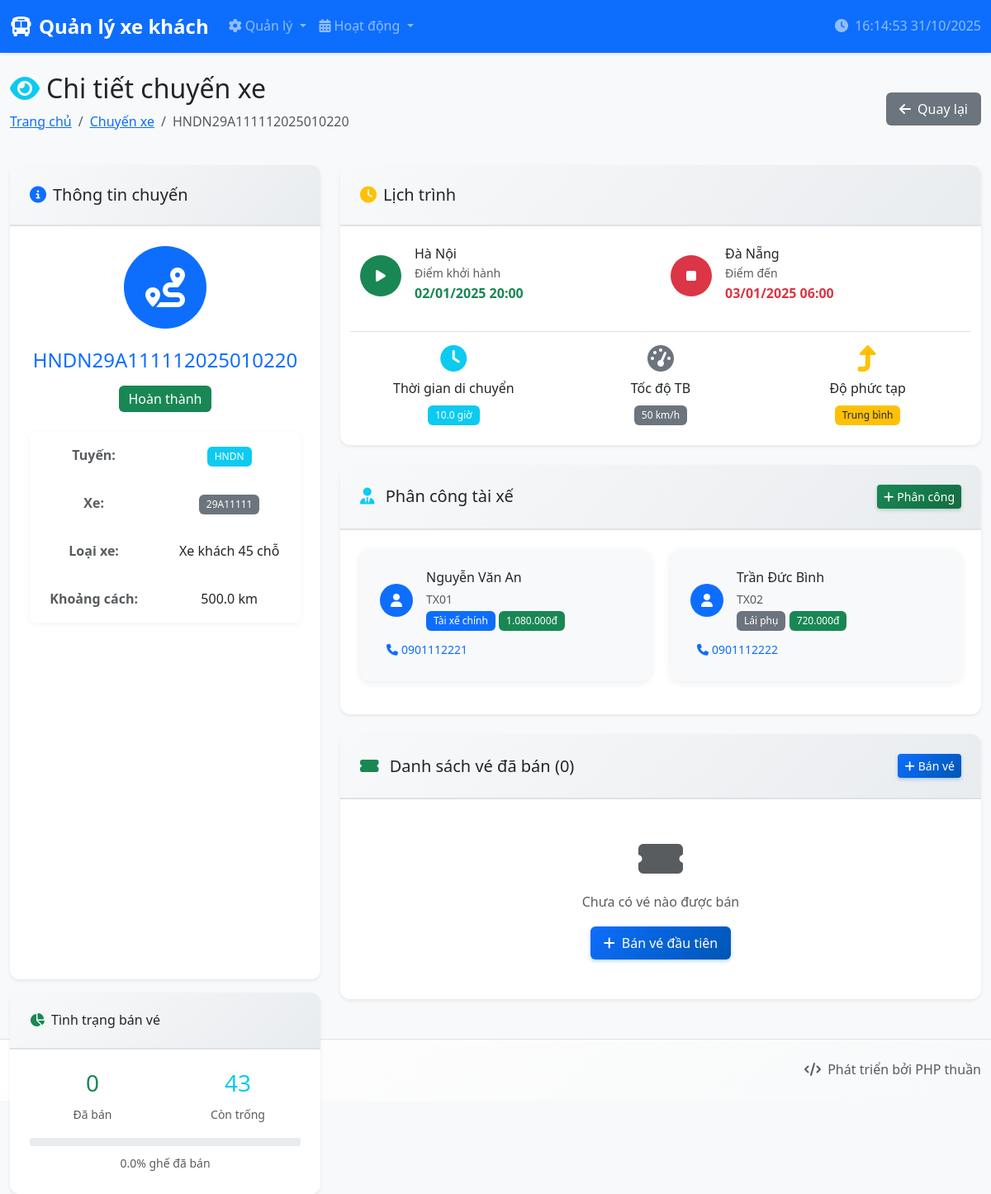
Page /quanly_xe_khach/chuyen_xe/view.php?id=HNDN29A111112025010220 on the committed database.
### tables this page shows
CREATE TABLE `chuyen_xe` (
  `MaChuyenXe` varchar(50) NOT NULL,
  `MaXe` varchar(8) NOT NULL,
  `MaTuyenDuong` varchar(4) NOT NULL,
  `GioDi` datetime NOT NULL,
  `GioDen` datetime NOT NULL,
  `TrangThai` int(11) DEFAULT 1,
  PRIMARY KEY (`MaChuyenXe`),
  KEY `MaXe` (`MaXe`),
  KEY `MaTuyenDuong` (`MaTuyenDuong`),
  CONSTRAINT `chuyen_xe_ibfk_1` FOREIGN KEY (`MaXe`) REFERENCES `xe_khach` (`MaXe`),
  CONSTRAINT `chuyen_xe_ibfk_2` FOREIGN KEY (`MaTuyenDuong`) REFERENCES `tuyen_duong` (`MaTuyenDuong`)
);

CREATE TABLE `xe_khach` (
  `MaXe` varchar(8) NOT NULL,
  `MaLoaiXe` varchar(10) NOT NULL,
  `SoNgayBDConLai` int(11) DEFAULT 360,
  `HanDangKiem` date DEFAULT NULL,
  PRIMARY KEY (`MaXe`),
  KEY `MaLoaiXe` (`MaLoaiXe`),
  CONSTRAINT `xe_khach_ibfk_1` FOREIGN KEY (`MaLoaiXe`) REFERENCES `loai_xe` (`MaLoaiXe`),
  CONSTRAINT `CONSTRAINT_1` CHECK (`SoNgayBDConLai` <= 360)
);

CREATE TABLE `loai_xe` (
  `MaLoaiXe` varchar(10) NOT NULL,
  `TenLoaiXe` varchar(50) NOT NULL,
  `SoGhe` int(11) NOT NULL,
  PRIMARY KEY (`MaLoaiXe`)
);

CREATE TABLE `tuyen_duong` (
  `MaTuyenDuong` varchar(4) NOT NULL,
  `DiemDau` varchar(100) NOT NULL,
  `DiemCuoi` varchar(100) NOT NULL,
  `DoPhucTap` int(11) DEFAULT NULL CHECK (`DoPhucTap` in (1,2,3)),
  `DoDai` int(11) NOT NULL,
  PRIMARY KEY (`MaTuyenDuong`)
);

CREATE TABLE `phan_cong` (
  `MaChuyenXe` varchar(50) NOT NULL,
  `MaTaiXe` varchar(10) NOT NULL,
  `VaiTro` tinyint(4) NOT NULL,
  `ThuLao` decimal(10,2) DEFAULT 0.00,
  PRIMARY KEY (`MaChuyenXe`,`MaTaiXe`),
  UNIQUE KEY `MaChuyenXe` (`MaChuyenXe`,`VaiTro`),
  KEY `MaTaiXe` (`MaTaiXe`),
  CONSTRAINT `phan_cong_ibfk_1` FOREIGN KEY (`MaChuyenXe`) REFERENCES `chuyen_xe` (`MaChuyenXe`),
  CONSTRAINT `phan_cong_ibfk_2` FOREIGN KEY (`MaTaiXe`) REFERENCES `tai_xe` (`MaTaiXe`),
  CONSTRAINT `CONSTRAINT_1` CHECK (`VaiTro` in (1,2))
);

CREATE TABLE `tai_xe` (
  `MaTaiXe` varchar(10) NOT NULL,
  `HoTen` varchar(100) NOT NULL,
  `SDT` varchar(15) DEFAULT NULL,
  `NgaySinh` date DEFAULT NULL,
  `DiaChi` varchar(255) DEFAULT NULL,
  PRIMARY KEY (`MaTaiXe`),
  UNIQUE KEY `SDT` (`SDT`)
);

### quanly_xe_khach/chuyen_xe/view.php (the view, shortened to what the rows shown need)
<?php
$database = new Database();
$db = $database->getConnection();
$id = isset($_GET['id']) ? $_GET['id'] : '';
try {
    $query = "SELECT cx.*,
                     td.DiemDau, td.DiemCuoi, td.DoDai, td.DoPhucTap,
                     xk.MaXe, lx.TenLoaiXe, lx.SoGhe,
                     CASE cx.TrangThai
                         WHEN 1 THEN 'Chờ khởi hành'
                         WHEN 2 THEN 'Hoàn thành'
                         ELSE 'Không xác định'
                     END as TenTrangThai
              FROM chuyen_xe cx
              LEFT JOIN tuyen_duong td ON cx.MaTuyenDuong = td.MaTuyenDuong
              LEFT JOIN xe_khach xk ON cx.MaXe = xk.MaXe
              LEFT JOIN loai_xe lx ON xk.MaLoaiXe = lx.MaLoaiXe
              WHERE cx.MaChuyenXe = ?";
    $stmt = $db->prepare($query);
    $stmt->execute([$id]);
    $chuyen_xe = $stmt->fetch(PDO::FETCH_ASSOC);
    $query_ve = "SELECT * FROM ve_xe WHERE MaChuyenXe = ? ORDER BY ViTri";
    $stmt_ve = $db->prepare($query_ve);
    $stmt_ve->execute([$id]);
    $danh_sach_ve = $stmt_ve->fetchAll(PDO::FETCH_ASSOC);
    $query_phan_cong = "SELECT pc.*, tx.HoTen, tx.SDT,
                               CASE pc.VaiTro
                                   WHEN 1 THEN 'Tài xế chính'
                                   WHEN 2 THEN 'Lái phụ'
                                   ELSE 'Không xác định'
                               END as TenVaiTro
                        FROM phan_cong pc
                        LEFT JOIN tai_xe tx ON pc.MaTaiXe = tx.MaTaiXe
                        WHERE pc.MaChuyenXe = ?
                        ORDER BY pc.VaiTro";
    $stmt_phan_cong = $db->prepare($query_phan_cong);
    $stmt_phan_cong->execute([$id]);
    $phan_cong = $stmt_phan_cong->fetchAll(PDO::FETCH_ASSOC);
    $so_ghe_toi_da = $chuyen_xe['SoGhe'] - 2;
    $so_ve_ban = count($danh_sach_ve);
    $so_ghe_trong = $so_ghe_toi_da - $so_ve_ban;
    $ti_le_ban = $so_ghe_toi_da > 0 ? ($so_ve_ban / $so_ghe_toi_da) * 100 : 0;
} catch(PDOException $e) {
    $error = "Lỗi: " . $e->getMessage();
}
include '../includes/header.php';
?>
<div class="row">
    <div class="col-12">
        <div class="d-flex justify-content-between align-items-center mb-4">
            <div>
                <h2><i class="fas fa-eye text-info me-2"></i>Chi tiết chuyến xe</h2>
                <nav aria-label="breadcrumb">
                    <ol class="breadcrumb">
                        <li class="breadcrumb-item"><a href="../index.php">Trang chủ</a></li>
                        <li class="breadcrumb-item"><a href="index.php">Chuyến xe</a></li>
                        <li class="breadcrumb-item active"><?php echo htmlspecialchars($chuyen_xe['MaChuyenXe']); ?></li>
                    </ol>
                </nav>
            </div>
        </div>
        <div class="row">
            <div class="col-lg-4 mb-4">
                <div class="card h-100 shadow-sm">
                    <div class="card-body text-center">
                        <div class="mb-4">
                            <div class="bg-primary text-white rounded-circle d-inline-flex align-items-center justify-content-center"
                                 style="width: 100px; height: 100px;">
                            </div>
                        </div>
                        <h4 class="text-primary mb-3"><?php echo htmlspecialchars($chuyen_xe['MaChuyenXe']); ?></h4>
                        <div class="mb-4">
                            <?php
                            $badge_class = $chuyen_xe['TrangThai'] == 1 ? 'bg-warning text-dark' : 'bg-success';
                            ?>
                            <span class="badge <?php echo $badge_class; ?> fs-6">
                            </span>
                        </div>
                        <table class="table table-borderless">
                            <tr>
                                <td>
                                    <span class="badge bg-info"><?php echo htmlspecialchars($chuyen_xe['MaTuyenDuong']); ?></span>
                                </td>
                            </tr>
                            <tr>
                                <td>
                                    <span class="badge bg-secondary"><?php echo htmlspecialchars($chuyen_xe['MaXe']); ?></span>
                                </td>
                            </tr>
                            <tr>
                                <td class="fw-bold text-muted">Loại xe:</td>
                                <td><?php echo htmlspecialchars($chuyen_xe['TenLoaiXe']); ?></td>
                            </tr>
                            <tr>
                                <td class="fw-bold text-muted">Khoảng cách:</td>
                                <td><?php echo number_format($chuyen_xe['DoDai'], 1); ?> km</td>
                            </tr>
                        </table>
                    </div>
                </div>
                <div class="card mt-3 shadow-sm">
                    <div class="card-body text-center">
                        <div class="row">
                            <div class="col-6">
                            </div>
                            <div class="col-6">
                                <h3 class="text-info"><?php echo $so_ghe_trong; ?></h3>
                                <small class="text-muted">Còn trống</small>
                            </div>
                        </div>
                        <div class="progress mt-3 mb-2" style="height: 10px;">
                        </div>
                        <small class="text-muted">
                            <?php echo number_format($ti_le_ban, 1); ?>% ghế đã bán
                        </small>
                    </div>
                </div>
            </div>
            <div class="col-lg-8">
                <div class="card shadow-sm mb-4">
                    <div class="card-body">
                        <div class="row">
                            <div class="col-md-6">
                                <div class="d-flex align-items-center mb-3">
                                    <div>
                                        <h6 class="mb-0"><?php echo htmlspecialchars($chuyen_xe['DiemDau']); ?></h6>
                                        <small class="text-muted">Điểm khởi hành</small><br>
                                        <strong class="text-success">
                                            <?php echo date('d/m/Y H:i', strtotime($chuyen_xe['GioDi'])); ?>
                                        </strong>
                                    </div>
                                </div>
                            </div>
                            <div class="col-md-6">
                                <div class="d-flex align-items-center mb-3">
                                    <div>
                                        <h6 class="mb-0"><?php echo htmlspecialchars($chuyen_xe['DiemCuoi']); ?></h6>
                                        <small class="text-muted">Điểm đến</small><br>
                                        <strong class="text-danger">
                                            <?php echo date('d/m/Y H:i', strtotime($chuyen_xe['GioDen'])); ?>
                                        </strong>
                                    </div>
                                </div>
                            </div>
                        </div>
                        <div class="row mt-3 pt-3 border-top">
                            <div class="col-md-4 text-center">
                                <div class="text-info mb-2">
                                    <i class="fas fa-clock fa-2x"></i>
                                </div>
                                <h6>Thời gian di chuyển</h6>
                                <span class="badge bg-info">
                                    <?php
                                    $duration = (strtotime($chuyen_xe['GioDen']) - strtotime($chuyen_xe['GioDi'])) / 3600;
                                    echo number_format($duration, 1) . ' giờ';
                                    ?>
                                </span>
                            </div>
                            <div class="col-md-4 text-center">
                                <div class="text-secondary mb-2">
                                    <i class="fas fa-tachometer-alt fa-2x"></i>
                                </div>
                                <h6>Tốc độ TB</h6>
                                <span class="badge bg-secondary">
                                    <?php echo number_format($chuyen_xe['DoDai'] / $duration, 0); ?> km/h
                                </span>
                            </div>
                            <div class="col-md-4 text-center">
                                <div class="text-warning mb-2">
                                    <i class="fas fa-level-up-alt fa-2x"></i>
                                </div>
                                <h6>Độ phức tạp</h6>
                                <?php
                                $phuc_tap_class = '';
                                $phuc_tap_text = '';
                                switch($chuyen_xe['DoPhucTap']) {
                                    case 2: $phuc_tap_class = 'bg-warning text-dark'; $phuc_tap_text = 'Trung bình'; break;
                                }
                                ?>
                                <span class="badge <?php echo $phuc_tap_class; ?>"><?php echo $phuc_tap_text; ?></span>
                            </div>
                        </div>
                    </div>
                </div>
                <div class="card shadow-sm mb-4">
                    <div class="card-body">
                        <?php if (empty($phan_cong)): ?>
                            <div class="text-center py-3">
                                <i class="fas fa-user-times fa-2x text-muted mb-3"></i>
                                <p class="text-muted mb-3">Chưa có tài xế được phân công</p>
                                <a href="../phan_cong/create.php?chuyen_xe=<?php echo $chuyen_xe['MaChuyenXe']; ?>"
                                   class="btn btn-success">
                                    <i class="fas fa-plus me-2"></i>Phân công tài xế
                                </a>
                            </div>
                        <?php else: ?>
                            <div class="row">
                                <?php foreach ($phan_cong as $pc): ?>
                                    <div class="col-md-6 mb-3">
                                        <div class="card bg-light">
                                            <div class="card-body">
                                                <div class="d-flex align-items-center">
                                                    <div class="bg-primary text-white rounded-circle d-flex align-items-center justify-content-center me-3"
                                                         style="width: 40px; height: 40px;">
                                                        <i class="fas fa-user"></i>
                                                    </div>
                                                    <div>
                                                        <h6 class="mb-1"><?php echo htmlspecialchars($pc['HoTen']); ?></h6>
                                                        <small class="text-muted"><?php echo htmlspecialchars($pc['MaTaiXe']); ?></small><br>
                                                        <span class="badge <?php echo $pc['VaiTro'] == 1 ? 'bg-primary' : 'bg-secondary'; ?>">
                                                    <?php echo $pc['TenVaiTro']; ?>
                                                </span>
                                                        <span class="badge bg-success">
                                                    <?php echo number_format($pc['ThuLao'], 0, ',', '.'); ?>đ
                                                </span>
                                                    </div>
                                                </div>
                                                <div class="mt-2">
                                                    <a href="tel:<?php echo $pc['SDT']; ?>" class="btn btn-sm btn-outline-primary">
                                                        <i class="fas fa-phone me-1"></i><?php echo $pc['SDT']; ?>
                                                    </a>
                                                </div>
                                            </div>
                                        </div>
                                    </div>
                                <?php endforeach; ?>
                            </div>
                        <?php endif; ?>
                    </div>
                </div>
            </div>
        </div>
    </div>
</div>
<?php include '../includes/footer.php'; ?>

### rows in the picture
chuyen_xe: MaChuyenXe "HNDN29A111112025010220", MaTuyenDuong "HNDN", MaXe.MaXe "29A11111", loai_xe.TenLoaiXe "Xe khách 45 chỗ", MaTuyenDuong.DoDai "500.0", loai_xe.SoGhe "43", loai_xe.SoGhe "0.0", MaTuyenDuong.DiemDau "Hà Nội", GioDi "02/01/2025 20:00", MaTuyenDuong.DiemCuoi "Đà Nẵng", GioDen "03/01/2025 06:00", duration "10.0", $chuyen_xe['DoDai'] / $duration "50", MaTuyenDuong.DoPhucTap "Trung bình"
phan_cong: MaTaiXe.HoTen "Nguyễn Văn An", MaTaiXe "TX01", TenVaiTro "Tài xế chính", ThuLao "1.080.000", MaTaiXe.SDT "0901112221"
phan_cong: MaTaiXe.HoTen "Trần Đức Bình", MaTaiXe "TX02", TenVaiTro "Lái phụ", ThuLao "720.000", MaTaiXe.SDT "0901112222"

### other values in the picture
$status_text "Hoàn thành"
$so_ve_ban "0"
count($danh_sach_ve) "0"
